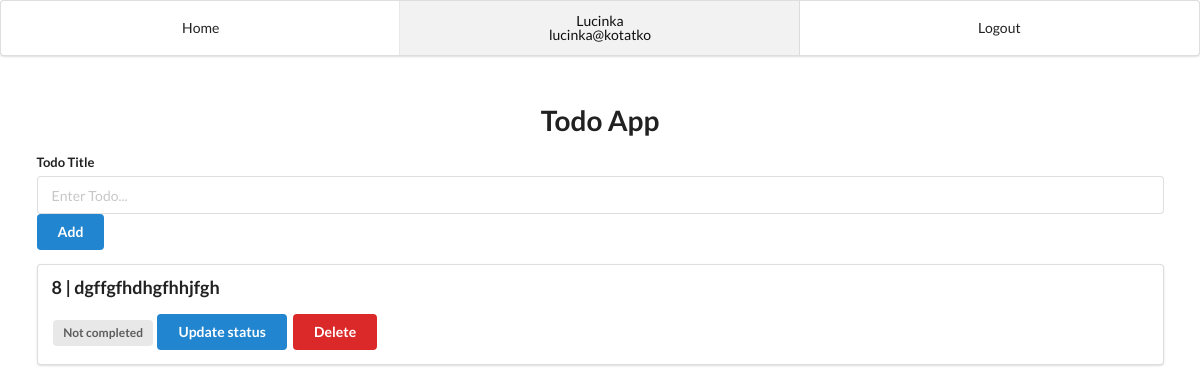
The app's page / (signed in) with its own data.
### website/models.py (models this page shows)
class User(db.Model, UserMixin):
    __table_args__ = (
        db.UniqueConstraint('email'),
      )
    id = db.Column(db.Integer, primary_key=True)
    email = db.Column(db.String(150))
    password = db.Column(db. String(150))
    first_name = db.Column(db.String(150))
    notes = db.relationship('Note')

class Note(db.Model):
    id = db.Column(db.Integer, primary_key=True)
    data = db.Column(db.String(1000))
    complete = db.Column(db.Boolean)
    date = db.Column(db.DateTime(timezone=True), default=func.now())
    user_id = db.Column(db.Integer, db.ForeignKey('user.id'))

### website/views.py (the view)
@views.route('/')
@login_required #neni mozne pristoupit na home page pokud neni logged in
def home():
    todo_list = Note.query.all()
    return render_template('home.html', todo_list=todo_list, user=current_user)

### website/__init__.py (called while the page is built)
def create_app():
    app = Flask(__name__)
    app.config['SECRET_KEY'] = 'random string pro secret key'
    app.config['SQLALCHEMY_DATABASE_URI'] = f'sqlite:///{DB_NAME}'
    app.config['SQLALCHEMY_TRACK_MODIFICATIONS']=False
    db.init_app(app)
    from .views import views
    from .auth import auth
    app.register_blueprint(views, url_prefix='/')
    app.register_blueprint(auth, url_prefix='/')
    from .models import User, Note
    create_database(app)
    login_manager = LoginManager()
    login_manager.login_view = 'auth.login' #user neni lognuty, odkazeme sem
    login_manager.init_app(app)
    @login_manager.user_loader
    def load_user(id):
        return User.query.get(int(id)) #podobne jako filter by ale hleda primaryKey
    return app

### website/templates/home.html
{% extends "base.html" %} {% block title %}Home{% endblock %}
{% block content %}
    <form class="ui form" action="/add" method="POST">
        <div class="field">
            <label for="title">Todo Title</label>
            <input type="text" name="title" placeholder="Enter Todo...">
            <br>
            <button class="ui blue button" type="submit">Add</button>
        </div>
    </form>
    {% for note in user.notes %}
    <div class="ui segment">
        <p class="ui big header"> {{ note.id }} | {{ note.data }}</p>
        {% if note.complete == False %}
            <span class="ui gray label">Not completed</span>
        {% else %}
            <span class="ui green label">Completed</span>
        {% endif %}
        <a class="ui blue button" href="/update/{{ note.id }}">Update status</a>
        <a class="ui red button" href="/delete/{{ note.id }}">Delete</a>
    </div>
    {% endfor %}
{% endblock %}

### website/templates/base.html (shortened to what this page needs)
<!DOCTYPE html>
<html lang="en">
<head>
    <link rel="stylesheet" href="https://cdn.jsdelivr.net/npm/semantic-ui@2.4.2/dist/semantic.min.css">
</head>
<body>
    <nav>
        {% if user.is_authenticated %}
            <div class="ui three item menu">
                <a class="item" id="home" href="/"> Home </a>
                <a class="active item" id="user" > {{ user.first_name }}<br>{{ user.email }} </a>
                <a class="item" id="logout" href="/logout"> Logout </a>
            </div>
        {% else %}
            <div class="ui two item menu">
                <a class="item" id="login" href="/login"> Login </a>
                <a class="item" id="signUp" href="/sign_up"> Sign Up </a>
            </div>
        {% endif %}
    </nav>
    <div style="margin: 50px" class="ui container">
        <h1 class="ui center aligned header">Todo App</h1>
        {% block content %}
    {% endblock %}
</body>
</html>

### records on screen
User: first_name "Lucinka", email "lucinka@kotatko"
Note: id "8", data "dgffgfhdhgfhhjfgh", complete "Not completed"
